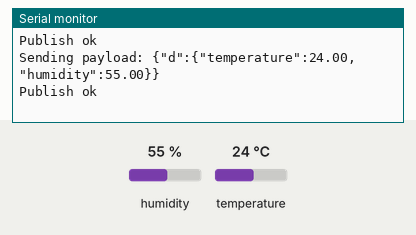
Recording of a sketch running on a simulated ESP8266 (NodeMCU). Parts: the last lines printed to the serial monitor. Inputs (shaded band) come from the test bench; at power-on: humidity 55 %, temperature 24 °C. WiFi joins after 1.5 s; servers stay silent unless stated; no MQTT or app messages arrive unless stated.

Above: at 2.7 s.
2.8 s: humidity set to 22 %
At 2.89 s:
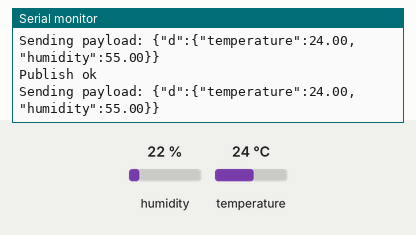
5.5 s: temperature set to 12 °C
At 5.66 s:
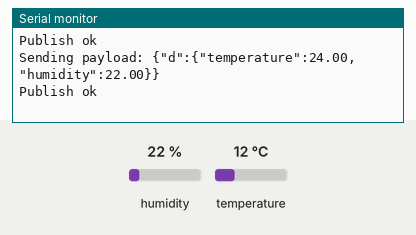
8.2 s: humidity set to 40 %
At 8.22 s:
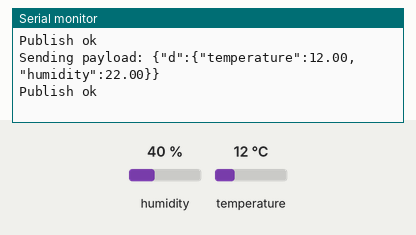
Timing chart, 0 to 11.2 s (numbered marks = the images above; inputs shaded):
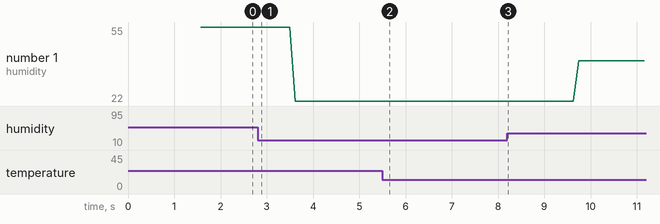

Measured:
- plotted number 1: 22 → 40 after the input at 8.2 s

The sketch:

SmartWeatherMonitorIBM.ino
```cpp
#include <ESP8266WiFi.h>--------
#include <PubSubClient.h>

//-------- Customise these values -----------
const char* ssid = "maharaja";
const char* password = "maharajay";
#include "DHT.h"
#define DHTPIN D2    // what pin we're connected to
#define DHTTYPE DHT11   // define type of sensor DHT 11
DHT dht (DHTPIN, DHTTYPE);

#define ORG "5cv22h"
#define DEVICE_TYPE "Sensor"
#define DEVICE_ID "123456"
#define TOKEN "12345678"
//-------- Customise the above values --------

char server[] = ORG ".messaging.internetofthings.ibmcloud.com";
char topic[] = "iot-2/evt/Data/fmt/json";
char authMethod[] = "use-token-auth";
char token[] = TOKEN;
char clientId[] = "d:" ORG ":" DEVICE_TYPE ":" DEVICE_ID;

WiFiClient wifiClient;
PubSubClient client(server, 1883,wifiClient);

void setup() {
 Serial.begin(115200);
 Serial.println();
 dht.begin();
 Serial.print("Connecting to ");
 Serial.print(ssid);
 WiFi.begin(ssid, password);
 while (WiFi.status() != WL_CONNECTED) {
 delay(500);
 Serial.print(".");
 }
 Serial.println("");

 Serial.print("WiFi connected, IP address: ");
 Serial.println(WiFi.localIP());
}

void loop() {
float h = dht.readHumidity();
float t = dht.readTemperature();

if (isnan(h) || isnan(t))
{
Serial.println("Failed to read from DHT sensor!");
delay(1000);
return;
}
PublishData(t,h);
delay(100);
}

void PublishData(float temp, float humid){
 if (!!!client.connected()) {
 Serial.print("Reconnecting client to ");
 Serial.println(server);
 while (!!!client.connect(clientId, authMethod, token)) {
 Serial.print(".");
 delay(500);
 }
 Serial.println();
 }
  String payload = "{\"d\":{\"temperature\":";
  payload += temp;
  payload+="," "\"humidity\":";
  payload += humid;
  payload += "}}";
 Serial.print("Sending payload: ");
 Serial.println(payload);

 if (client.publish(topic, (char*) payload.c_str())) {
 Serial.println("Publish ok");
 } else {
 Serial.println("Publish failed");
 }
}
```
